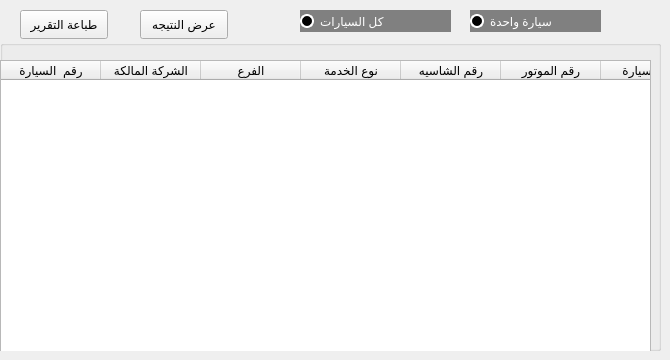
      <widget class="QWidget" name="tab_11">
       <attribute name="title">
        <string>الوقود</string>
       </attribute>
       <widget class="QGroupBox" name="groupBox_2">
        <property name="geometry">
         <rect>
          <x>0</x>
          <y>40</y>
          <width>661</width>
          <height>311</height>
         </rect>
        </property>
        <property name="title">
         <string/>
        </property>
        <widget class="QTableWidget" name="tableWidget_2">
         <property name="geometry">
          <rect>
           <x>0</x>
           <y>20</y>
           <width>651</width>
           <height>311</height>
          </rect>
         </property>
         <column>
          <property name="text">
           <string>رقم  السيارة</string>
          </property>
         </column>
         <column>
          <property name="text">
           <string>الشركة المالكة</string>
          </property>
         </column>
         <column>
          <property name="text">
           <string>الفرع</string>
          </property>
         </column>
         <column>
          <property name="text">
           <string>نوع الخدمة</string>
          </property>
         </column>
         <column>
          <property name="text">
           <string>رقم الشاسيه</string>
          </property>
         </column>
         <column>
          <property name="text">
           <string>رقم الموتور</string>
          </property>
         </column>
         <column>
          <property name="text">
           <string>نوع السيارة</string>
          </property>
         </column>
         <column>
          <property name="text">
           <string>موديل السيارة</string>
          </property>
         </column>
         <column>
          <property name="text">
           <string>موديل العربية</string>
          </property>
         </column>
         <column>
          <property name="text">
           <string>حموله</string>
          </property>
         </column>
         <column>
          <property name="text">
           <string>وزن</string>
          </property>
         </column>
         <column>
          <property name="text">
           <string>لون السيارة</string>
          </property>
         </column>
        </widget>
       </widget>
       <widget class="QPushButton" name="pushButton_3">
        <property name="geometry">
         <rect>
          <x>140</x>
          <y>10</y>
          <width>88</width>
          <height>29</height>
         </rect>
        </property>
        <property name="text">
         <string>عرض النتيجه</string>
        </property>
       </widget>
       <widget class="QPushButton" name="pushButton_4">
        <property name="geometry">
         <rect>
          <x>20</x>
          <y>10</y>
          <width>88</width>
          <height>29</height>
         </rect>
        </property>
        <property name="text">
         <string>طباعة التقرير</string>
        </property>
       </widget>
       <widget class="QRadioButton" name="radioButton_3">
        <property name="geometry">
         <rect>
          <x>300</x>
          <y>10</y>
          <width>151</width>
          <height>22</height>
         </rect>
        </property>
        <property name="styleSheet">
         <string notr="true">QRadioButton {
    background-color : gray;
	color : white
}

QRadioButton::indicator {
	width : 10px;
	height : 10px;
	border-radius : 7px;   
}

QRadioButton::indicator:unchecked {
    background-color : black;
    border: 2px solid white;
}

QRadioButton::indicator:checked {
	background-color : white;
    border: 2px solid white;
}
</string>
        </property>
        <property name="text">
         <string>كل السيارات</string>
        </property>
       </widget>
       <widget class="QRadioButton" name="radioButton_4">
        <property name="geometry">
         <rect>
          <x>470</x>
          <y>10</y>
          <width>131</width>
          <height>22</height>
         </rect>
        </property>
        <property name="styleSheet">
         <string notr="true">QRadioButton {
    background-color : gray;
	color : white
}

QRadioButton::indicator {
	width : 10px;
	height : 10px;
	border-radius : 7px;   
}

QRadioButton::indicator:unchecked {
    background-color : black;
    border: 2px solid white;
}

QRadioButton::indicator:checked {
	background-color : white;
    border: 2px solid white;
}

</string>
        </property>
        <property name="text">
         <string>سيارة واحدة</string>
        </property>
       </widget>
      </widget>
